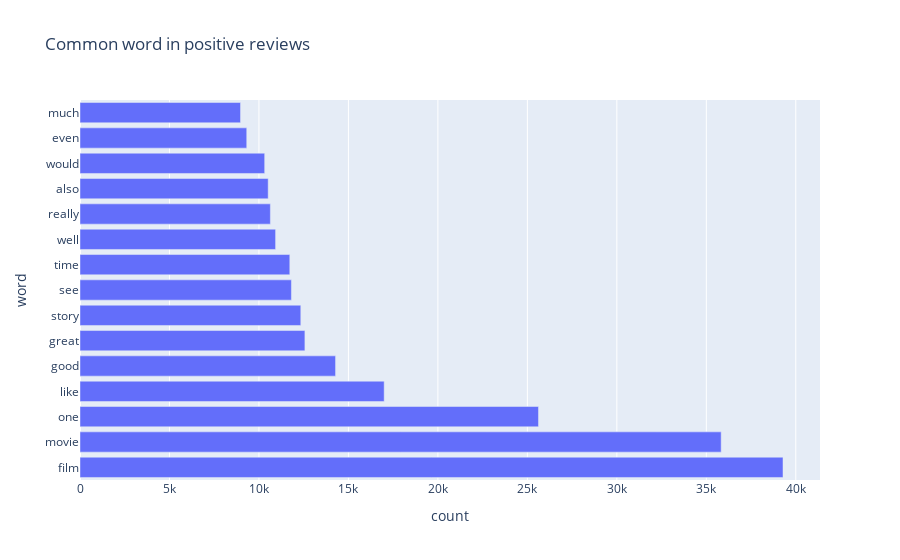

Source (notebook cell):
### Code cell
px.bar(positive_words, x = 'count', y = 'word', title = 'Common word in positive reviews')

### Figure 1 — Plotly figure (JSON) as saved in the notebook; plotly's stock layout.template omitted (floating-point values rounded to 4 significant figures)
{"data": [{"alignmentgroup": "True", "hovertemplate": "count=%{x}<br>word=%{y}<extra></extra>", "legendgroup": "", "marker": {"color": "#636efa", "pattern": {"shape": ""}}, "name": "", "offsetgroup": "", "orientation": "h", "showlegend": false, "textposition": "auto", "type": "bar", "x": [39285, 35830, 25621, 16998, 14281, 12568, 12338, 11814, 11724, 10930, 10638, 10516, 10320, 9318, 8971], "xaxis": "x", "y": ["film", "movie", "one", "like", "good", "great", "story", "see", "time", "well", "really", "also", "would", "even", "much"], "yaxis": "y"}], "layout": {"autosize": true, "barmode": "relative", "legend": {"tracegroupgap": 0}, "title": {"text": "Common word in positive reviews"}, "xaxis": {"anchor": "y", "autorange": true, "domain": [0, 1], "range": [0, 41350.0], "title": {"text": "count"}, "type": "linear"}, "yaxis": {"anchor": "x", "autorange": true, "domain": [0, 1], "range": [-0.5, 14.5], "title": {"text": "word"}, "type": "category"}}}
